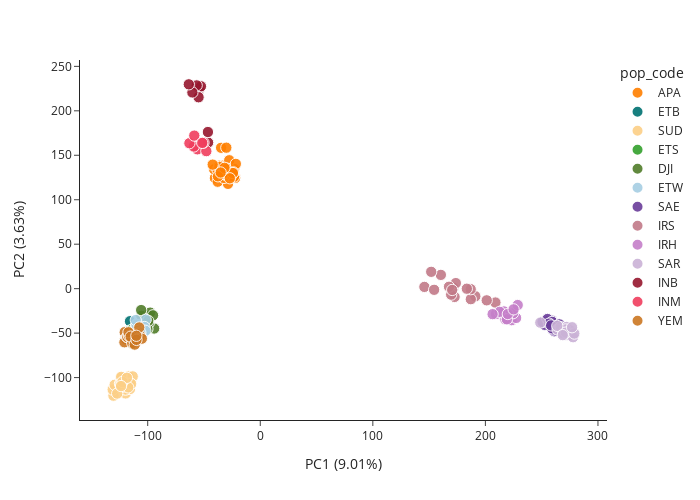

Notebook code for this chart:
### Markdown cell above
This is different, Sudan is grouping much more closely to the rest of the invasive samples. Let's examine the other two chromosomes.

### Code cell
model_sub_chr3, var_sub_chr3 = run_pca(chrom='CM023249',df_samples = df_samples, results_dir=outdir, analysis_name = '396739', sample_list=inc_sample_list, n_snps=100_000, min_minor_ac=2)
plot_coords(model_sub_chr3, 'PC1', 'PC2', 
            colour = 'pop_code', 
            palette = pop_code_cols,
            labs = {'PC1' : f'PC1 ({var_sub_chr3[0]*100:.2f}%)',
                    'PC2' : f'PC2 ({var_sub_chr3[1]*100:.2f}%)',
                    'country' : 'Country',
                    'analysis_pop' : 'Population'},)

### Figure 1 — Plotly figure (JSON) as saved in the notebook; plotly's stock layout.template omitted (floating-point values rounded to 4 significant figures; data arrays with more than 128 entries replaced by an {"elided": "..."} marker saying what was removed)
{"data": [{"customdata": {"elided": "43x3 str values"}, "hovertemplate": "<b>%{hovertext}</b><br><br>pop_code=APA<br>PC1 (9.01%)=%{x}<br>PC2 (3.63%)=%{y}<br>size=%{marker.size}<br>sample_id=%{customdata[0]}<br>location=%{customdata[1]}<br>Country=%{customdata[2]}<extra></extra>", "hovertext": ["AfNA1", "AfNA2", "AfNC4", "AfNC7", "AfND7", "AfND8", "AfNE1", "AfNE6", "AfNE7", "AfNF1", "AfNF2", "AfNG1", "AfNG8", "AfNH7", "AfNH8", "AfkB9", "AfkC4", "AfkC5", "AfkE3", "AfkE4", "AfkE5", "AfkF3", "AfkF4", "AfkF7", "AfkH3", "AfkH4", "DAsgPak035", "DAzCPak017", "DAzCPak018", "DAzCPak019", "DLakPak026", "PMJDE2", "PMJDE4", "PMJDF4", "PMJDG2", "PMJDG4", "PMJDH2", "PMJDH3", "QAzCPak030", "QAzCPak062", "QNagPak004", "QNagPak012", "QNagpak028"], "legendgroup": "APA", "marker": {"color": "#ff7f00", "opacity": 0.9, "size": [1, 1, 1, 1, 1, 1, 1, 1, 1, 1, 1, 1, 1, 1, 1, 1, 1, 1, 1, 1, 1, 1, 1, 1, 1, 1, 1, 1, 1, 1, 1, 1, 1, 1, 1, 1, 1, 1, 1, 1, 1, 1, 1], "sizemode": "area", "sizeref": 0.01562, "symbol": "circle"}, "mode": "markers", "name": "APA", "orientation": "v", "showlegend": true, "type": "scatter", "x": [-34.62, -28.67, -30.5, -24.99, -34.73, -34.16, -35.43, -23.16, -26.63, -22.54, -34.86, -22.31, -23.32, -34.64, -40.33, -37.81, -34.53, -26.38, -34.78, -33.74, -30.16, -32.35, -32.27, -27.57, -30.82, -27.74, -41.02, -37.91, -36.58, -30.06, -34.59, -36.33, -31.38, -29.6, -21.71, -33.3, -23.84, -24.29, -37.59, -27.04, -31.76, -35.18, -42.28], "xaxis": "x", "y": [131.5, 117.9, 131.8, 128.3, 132.7, 130.9, 131.2, 134.6, 134.1, 126.0, 133.9, 124.5, 125.9, 127.7, 124.4, 120.3, 134.4, 126.4, 158.4, 138.3, 158.6, 124.6, 130.1, 144.4, 128.1, 134.6, 134.3, 133.8, 138.2, 130.3, 129.4, 136.8, 131.3, 134.9, 140.3, 129.2, 130.7, 130.0, 126.3, 124.1, 135.9, 130.7, 139.5], "yaxis": "y"}, {"customdata": [["Babi_I_01", "Babile", "Ethiopia"], ["Babi_I_03", "Babile", "Ethiopia"], ["Babi_I_04", "Babile", "Ethiopia"], ["Babi_I_08", "Babile", "Ethiopia"], ["Babi_I_09", "Babile", "Ethiopia"], ["Babi_I_11", "Babile", "Ethiopia"], ["Babi_I_15", "Babile", "Ethiopia"], ["Babi_I_16", "Babile", "Ethiopia"]], "hovertemplate": "<b>%{hovertext}</b><br><br>pop_code=ETB<br>PC1 (9.01%)=%{x}<br>PC2 (3.63%)=%{y}<br>size=%{marker.size}<br>sample_id=%{customdata[0]}<br>location=%{customdata[1]}<br>Country=%{customdata[2]}<extra></extra>", "hovertext": ["Babi_I_01", "Babi_I_03", "Babi_I_04", "Babi_I_08", "Babi_I_09", "Babi_I_11", "Babi_I_15", "Babi_I_16"], "legendgroup": "ETB", "marker": {"color": "#007272", "opacity": 0.9, "size": [1, 1, 1, 1, 1, 1, 1, 1], "sizemode": "area", "sizeref": 0.01562, "symbol": "circle"}, "mode": "markers", "name": "ETB", "orientation": "v", "showlegend": true, "type": "scatter", "x": [-115.7, -102.9, -104.4, -116.5, -107.5, -117.0, -114.3, -105.3], "xaxis": "x", "y": [-36.59, -30.99, -50.0, -47.33, -48.54, -57.37, -47.94, -48.3], "yaxis": "y"}, {"customdata": [["C1aSud023", "Wafara", "Sudan"], ["C1aSud025", "Wafara", "Sudan"], ["C1aSud030", "SouthShandi", "Sudan"], ["C1aSud039", "Agaja", "Sudan"], ["C1aSud042", "AlGalaa", "Sudan"], ["C1aSud060", "AlGalaa", "Sudan"], ["C1aSud063", "AlShukria", "Sudan"], ["C1aSud068", "AlShukria", "Sudan"], ["C1aSud090", "Arkaweet", "Sudan"], ["C1aSud115", "Haiya", "Sudan"], ["C1aSud119", "Haiya", "Sudan"], ["C1aSud138", "EastElglabat", "Sudan"], ["C1aSud144", "EastElglabat", "Sudan"], ["C1aSud157", "EastElglabat", "Sudan"], ["C1aSud168", "Arkaweet", "Sudan"], ["C1aSud181", "Agaja", "Sudan"], ["C1aSud185", "PortSudan", "Sudan"], ["C1aSud202", "ElSalamaniaWest", "Sudan"], ["C1aSud207", "ElSalamaniaWest", "Sudan"], ["C1aSud220", "ElSalamaniaWest", "Sudan"], ["C1aSud222", "ElSalamaniaWest", "Sudan"], ["C1aSud231", "ElSalamaniaWest", "Sudan"], ["MuzSud234", "PortSudan", "Sudan"], ["MuzSud244", "PortSudan", "Sudan"], ["Plate1_H10", "ElSalamaniaWest", "Sudan"], ["Plate1_H12", "Haiya", "Sudan"], ["Plate2_A9", "PortSudan", "Sudan"], ["Plate2_B1", "Haiya", "Sudan"], ["Plate2_D8", "PortSudan", "Sudan"], ["Plate2_H9", "ElSalamaniaWest", "Sudan"]], "hovertemplate": "<b>%{hovertext}</b><br><br>pop_code=SUD<br>PC1 (9.01%)=%{x}<br>PC2 (3.63%)=%{y}<br>size=%{marker.size}<br>sample_id=%{customdata[0]}<br>location=%{customdata[1]}<br>Country=%{customdata[2]}<extra></extra>", "hovertext": ["C1aSud023", "C1aSud025", "C1aSud030", "C1aSud039", "C1aSud042", "C1aSud060", "C1aSud063", "C1aSud068", "C1aSud090", "C1aSud115", "C1aSud119", "C1aSud138", "C1aSud144", "C1aSud157", "C1aSud168", "C1aSud181", "C1aSud185", "C1aSud202", "C1aSud207", "C1aSud220", "C1aSud222", "C1aSud231", "MuzSud234", "MuzSud244", "Plate1_H10", "Plate1_H12", "Plate2_A9", "Plate2_B1", "Plate2_D8", "Plate2_H9"], "legendgroup": "SUD", "marker": {"color": "#fccf86", "opacity": 0.9, "size": [1, 1, 1, 1, 1, 1, 1, 1, 1, 1, 1, 1, 1, 1, 1, 1, 1, 1, 1, 1, 1, 1, 1, 1, 1, 1, 1, 1, 1, 1], "sizemode": "area", "sizeref": 0.01562, "symbol": "circle"}, "mode": "markers", "name": "SUD", "orientation": "v", "showlegend": true, "type": "scatter", "x": [-115.7, -119.6, -123.6, -130.4, -121.7, -124.0, -131.1, -121.0, -129.4, -116.9, -124.6, -119.7, -123.5, -123.4, -122.9, -123.5, -113.3, -119.4, -115.7, -119.7, -120.4, -115.6, -122.5, -114.7, -127.1, -117.3, -124.2, -122.5, -118.5, -123.7], "xaxis": "x", "y": [-110.3, -117.8, -104.8, -120.3, -111.9, -100.5, -113.5, -104.6, -108.1, -98.75, -106.7, -112.8, -108.4, -111.3, -108.1, -99.2, -98.66, -106.8, -112.9, -113.5, -109.5, -106.6, -110.3, -107.1, -118.0, -111.0, -107.7, -104.9, -100.3, -109.5], "yaxis": "y"}, {"customdata": [["Dana_I_04", "Danan", "Ethiopia"], ["Dana_I_12", "Danan", "Ethiopia"], ["Dana_I_13", "Danan", "Ethiopia"], ["Dana_I_17", "Danan", "Ethiopia"], ["Dana_I_18", "Danan", "Ethiopia"], ["Dana_I_27", "Danan", "Ethiopia"], ["Kebr_I_03", "KebriDehar", "Ethiopia"], ["Kebr_I_04", "KebriDehar", "Ethiopia"], ["Kebr_I_07", "KebriDehar", "Ethiopia"], ["Kebr_I_14", "KebriDehar", "Ethiopia"], ["Kebr_I_15", "KebriDehar", "Ethiopia"], ["Kebr_I_18", "KebriDehar", "Ethiopia"]], "hovertemplate": "<b>%{hovertext}</b><br><br>pop_code=ETS<br>PC1 (9.01%)=%{x}<br>PC2 (3.63%)=%{y}<br>size=%{marker.size}<br>sample_id=%{customdata[0]}<br>location=%{customdata[1]}<br>Country=%{customdata[2]}<extra></extra>", "hovertext": ["Dana_I_04", "Dana_I_12", "Dana_I_13", "Dana_I_17", "Dana_I_18", "Dana_I_27", "Kebr_I_03", "Kebr_I_04", "Kebr_I_07", "Kebr_I_14", "Kebr_I_15", "Kebr_I_18"], "legendgroup": "ETS", "marker": {"color": "#33a02c", "opacity": 0.9, "size": [1, 1, 1, 1, 1, 1, 1, 1, 1, 1, 1, 1], "sizemode": "area", "sizeref": 0.01562, "symbol": "circle"}, "mode": "markers", "name": "ETS", "orientation": "v", "showlegend": true, "type": "scatter", "x": [-111.2, -107.2, -113.3, -112.8, -113.5, -118.5, -111.7, -103.3, -103.7, -114.0, -108.9, -114.1], "xaxis": "x", "y": [-50.08, -52.91, -61.89, -45.83, -50.53, -54.14, -57.25, -47.94, -46.32, -49.01, -47.21, -46.31], "yaxis": "y"}, {"customdata": [["Djib_F_01", "DjiboutiCity", "Djibouti"], ["Djib_F_03", "DjiboutiCity", "Djibouti"], ["Djib_F_04", "DjiboutiCity", "Djibouti"], ["Djib_F_05", "DjiboutiCity", "Djibouti"], ["Djib_F_06", "DjiboutiCity", "Djibouti"], ["Djib_F_07", "DjiboutiCity", "Djibouti"], ["Djib_F_08", "DjiboutiCity", "Djibouti"], ["Djib_F_10", "DjiboutiCity", "Djibouti"], ["Djib_F_11", "DjiboutiCity", "Djibouti"], ["Djib_F_12", "DjiboutiCity", "Djibouti"], ["Djib_F_13", "DjiboutiCity", "Djibouti"], ["Djib_F_15", "DjiboutiCity", "Djibouti"], ["Djib_F_16", "DjiboutiCity", "Djibouti"], ["Djib_F_17", "DjiboutiCity", "Djibouti"], ["Djib_F_19", "DjiboutiCity", "Djibouti"], ["Djib_F_21", "DjiboutiCity", "Djibouti"], ["Djib_F_22", "DjiboutiCity", "Djibouti"], ["Djib_F_24", "DjiboutiCity", "Djibouti"], ["Djib_F_26", "DjiboutiCity", "Djibouti"], ["Djib_F_27", "DjiboutiCity", "Djibouti"], ["Djib_F_28", "DjiboutiCity", "Djibouti"], ["Djib_F_29", "DjiboutiCity", "Djibouti"]], "hovertemplate": "<b>%{hovertext}</b><br><br>pop_code=DJI<br>PC1 (9.01%)=%{x}<br>PC2 (3.63%)=%{y}<br>size=%{marker.size}<br>sample_id=%{customdata[0]}<br>location=%{customdata[1]}<br>Country=%{customdata[2]}<extra></extra>", "hovertext": ["Djib_F_01", "Djib_F_03", "Djib_F_04", "Djib_F_05", "Djib_F_06", "Djib_F_07", "Djib_F_08", "Djib_F_10", "Djib_F_11", "Djib_F_12", "Djib_F_13", "Djib_F_15", "Djib_F_16", "Djib_F_17", "Djib_F_19", "Djib_F_21", "Djib_F_22", "Djib_F_24", "Djib_F_26", "Djib_F_27", "Djib_F_28", "Djib_F_29"], "legendgroup": "DJI", "marker": {"color": "#507d2a", "opacity": 0.9, "size": [1, 1, 1, 1, 1, 1, 1, 1, 1, 1, 1, 1, 1, 1, 1, 1, 1, 1, 1, 1, 1, 1], "sizemode": "area", "sizeref": 0.01562, "symbol": "circle"}, "mode": "markers", "name": "DJI", "orientation": "v", "showlegend": true, "type": "scatter", "x": [-98.8, -109.4, -94.29, -97.88, -110.4, -108.8, -100.9, -102.1, -100.9, -99.73, -107.6, -107.5, -109.8, -99.06, -104.1, -105.6, -105.8, -106.5, -108.6, -95.31, -100.2, -99.54], "xaxis": "x", "y": [-30.52, -45.12, -44.83, -26.94, -42.0, -39.15, -38.65, -39.35, -45.3, -38.11, -39.91, -52.67, -41.05, -38.71, -42.71, -30.54, -24.08, -44.32, -41.44, -29.99, -45.38, -36.14], "yaxis": "y"}, {"customdata": [["Dubt_I_07", "Dubti", "Ethiopia"], ["Dubt_I_12", "Dubti", "Ethiopia"], ["Dubt_I_19", "Dubti", "Ethiopia"], ["Dubt_I_27", "Dubti", "Ethiopia"], ["Jiga_I_05", "Jiga", "Ethiopia"], ["Modj_A_07", "Modjo", "Ethiopia"], ["Modj_A_25", "Modjo", "Ethiopia"], ["Modj_A_31", "Modjo", "Ethiopia"], ["Modj_I_08", "Modjo", "Ethiopia"], ["Modj_I_29", "Modjo", "Ethiopia"]], "hovertemplate": "<b>%{hovertext}</b><br><br>pop_code=ETW<br>PC1 (9.01%)=%{x}<br>PC2 (3.63%)=%{y}<br>size=%{marker.size}<br>sample_id=%{customdata[0]}<br>location=%{customdata[1]}<br>Country=%{customdata[2]}<extra></extra>", "hovertext": ["Dubt_I_07", "Dubt_I_12", "Dubt_I_19", "Dubt_I_27", "Jiga_I_05", "Modj_A_07", "Modj_A_25", "Modj_A_31", "Modj_I_08", "Modj_I_29"], "legendgroup": "ETW", "marker": {"color": "#a6cee3", "opacity": 0.9, "size": [1, 1, 1, 1, 1, 1, 1, 1, 1, 1], "sizemode": "area", "sizeref": 0.01562, "symbol": "circle"}, "mode": "markers", "name": "ETW", "orientation": "v", "showlegend": true, "type": "scatter", "x": [-104.5, -117.2, -101.8, -102.8, -103.4, -109.9, -110.6, -102.1, -106.6, -115.9], "xaxis": "x", "y": [-43.38, -57.69, -34.83, -43.17, -47.6, -40.51, -35.32, -47.31, -49.46, -53.72], "yaxis": "y"}, {"customdata": [["E10", "AlHofuf", "SaudiArabia"], ["E12", "AlHofuf", "SaudiArabia"], ["E20", "AlHofuf", "SaudiArabia"], ["E23", "AlHofuf", "SaudiArabia"], ["E24", "AlHofuf", "SaudiArabia"], ["E27", "AlHofuf", "SaudiArabia"], ["E29", "AlHofuf", "SaudiArabia"], ["E33", "AlHofuf", "SaudiArabia"], ["E34", "AlHofuf", "SaudiArabia"], ["E39", "AlHofuf", "SaudiArabia"], ["E41", "AlHofuf", "SaudiArabia"], ["E46", "AlHofuf", "SaudiArabia"], ["E47", "AlHofuf", "SaudiArabia"], ["E8", "AlHofuf", "SaudiArabia"]], "hovertemplate": "<b>%{hovertext}</b><br><br>pop_code=SAE<br>PC1 (9.01%)=%{x}<br>PC2 (3.63%)=%{y}<br>size=%{marker.size}<br>sample_id=%{customdata[0]}<br>location=%{customdata[1]}<br>Country=%{customdata[2]}<extra></extra>", "hovertext": ["E10", "E12", "E20", "E23", "E24", "E27", "E29", "E33", "E34", "E39", "E41", "E46", "E47", "E8"], "legendgroup": "SAE", "marker": {"color": "#6a3d9a", "opacity": 0.9, "size": [1, 1, 1, 1, 1, 1, 1, 1, 1, 1, 1, 1, 1, 1], "sizemode": "area", "sizeref": 0.01562, "symbol": "circle"}, "mode": "markers", "name": "SAE", "orientation": "v", "showlegend": true, "type": "scatter", "x": [259.2, 263.3, 261.1, 259.9, 259.4, 252.5, 254.2, 250.7, 267.3, 255.1, 259.3, 265.7, 256.5, 258.4], "xaxis": "x", "y": [-35.93, -43.08, -47.9, -46.02, -44.63, -40.63, -36.82, -37.34, -44.9, -34.13, -37.37, -40.12, -39.28, -41.29], "yaxis": "y"}, {"customdata": [["I2_43_4", "Chabahar", "Iran"], ["I2_43_6", "Chabahar", "Iran"], ["I2_44_1", "Chabahar", "Iran"], ["I2_48_4", "Chabahar", "Iran"], ["I3_57_2", "Saravan", "Iran"], ["I3_58_2", "Saravan", "Iran"], ["I3_58_3", "Saravan", "Iran"], ["I3_58_5", "Saravan", "Iran"], ["I3_59_3", "Saravan", "Iran"], ["I3_60_2", "Saravan", "Iran"], ["I3_60_3", "Saravan", "Iran"], ["I3_61_3", "Saravan", "Iran"], ["I3_62_3", "Saravan", "Iran"], ["I3_64_1", "Saravan", "Iran"], ["I3_64_3", "Saravan", "Iran"], ["I3_64_5", "Saravan", "Iran"]], "hovertemplate": "<b>%{hovertext}</b><br><br>pop_code=IRS<br>PC1 (9.01%)=%{x}<br>PC2 (3.63%)=%{y}<br>size=%{marker.size}<br>sample_id=%{customdata[0]}<br>location=%{customdata[1]}<br>Country=%{customdata[2]}<extra></extra>", "hovertext": ["I2_43_4", "I2_43_6", "I2_44_1", "I2_48_4", "I3_57_2", "I3_58_2", "I3_58_3", "I3_58_5", "I3_59_3", "I3_60_2", "I3_60_3", "I3_61_3", "I3_62_3", "I3_64_1", "I3_64_3", "I3_64_5"], "legendgroup": "IRS", "marker": {"color": "#c27a88", "opacity": 0.9, "size": [1, 1, 1, 1, 1, 1, 1, 1, 1, 1, 1, 1, 1, 1, 1, 1], "sizemode": "area", "sizeref": 0.01562, "symbol": "circle"}, "mode": "markers", "name": "IRS", "orientation": "v", "showlegend": true, "type": "scatter", "x": [145.8, 154.4, 171.5, 172.6, 169.6, 208.9, 191.1, 173.8, 160.4, 167.7, 187.0, 151.9, 187.0, 201.2, 170.5, 183.5], "xaxis": "x", "y": [1.971, -1.287, 1.051, -9.292, -6.75, -15.59, -8.569, 6.255, 15.5, 2.147, -11.83, 18.93, -0.5858, -13.13, -1.459, -0.06267], "yaxis": "y"}, {"customdata": [["I4_68_2", "Bandar Abbas", "Iran"], ["I4_68_3", "Bandar Abbas", "Iran"], ["I4_68_4", "Bandar Abbas", "Iran"], ["I4_69_1", "Bandar Abbas", "Iran"], ["I4_69_10", "Bandar Abbas", "Iran"], ["I4_69_7", "Bandar Abbas", "Iran"], ["I4_69_9", "Bandar Abbas", "Iran"], ["I4_70_11", "Bandar Abbas", "Iran"], ["I4_70_3", "Bandar Abbas", "Iran"], ["I4_70_4", "Bandar Abbas", "Iran"], ["I4_70_9", "Bandar Abbas", "Iran"], ["I4_71_1", "Bandar Abbas", "Iran"], ["I4_71_2", "Bandar Abbas", "Iran"], ["I4_71_5", "Bandar Abbas", "Iran"]], "hovertemplate": "<b>%{hovertext}</b><br><br>pop_code=IRH<br>PC1 (9.01%)=%{x}<br>PC2 (3.63%)=%{y}<br>size=%{marker.size}<br>sample_id=%{customdata[0]}<br>location=%{customdata[1]}<br>Country=%{customdata[2]}<extra></extra>", "hovertext": ["I4_68_2", "I4_68_3", "I4_68_4", "I4_69_1", "I4_69_10", "I4_69_7", "I4_69_9", "I4_70_11", "I4_70_3", "I4_70_4", "I4_70_9", "I4_71_1", "I4_71_2", "I4_71_5"], "legendgroup": "IRH", "marker": {"color": "#c57fc9", "opacity": 0.9, "size": [1, 1, 1, 1, 1, 1, 1, 1, 1, 1, 1, 1, 1, 1], "sizemode": "area", "sizeref": 0.01562, "symbol": "circle"}, "mode": "markers", "name": "IRH", "orientation": "v", "showlegend": true, "type": "scatter", "x": [216.3, 211.5, 223.2, 227.3, 224.5, 209.4, 228.7, 216.5, 217.7, 219.1, 212.7, 206.4, 219.9, 225.1], "xaxis": "x", "y": [-29.15, -27.93, -35.47, -32.91, -27.63, -28.51, -18.41, -25.58, -34.49, -34.47, -26.06, -28.67, -28.53, -23.27], "yaxis": "y"}, {"customdata": [["R1", "Riyadh", "SaudiArabia"], ["R16", "Riyadh", "SaudiArabia"], ["R17", "Riyadh", "SaudiArabia"], ["R17B", "Riyadh", "SaudiArabia"], ["R17E", "Riyadh", "SaudiArabia"], ["R17F", "Riyadh", "SaudiArabia"], ["R1C", "Riyadh", "SaudiArabia"], ["R1E", "Riyadh", "SaudiArabia"], ["R20", "Riyadh", "SaudiArabia"], ["R20B", "Riyadh", "SaudiArabia"], ["R21", "Riyadh", "SaudiArabia"], ["R22", "Riyadh", "SaudiArabia"], ["R3", "Riyadh", "SaudiArabia"], ["R3D", "Riyadh", "SaudiArabia"], ["R4", "Riyadh", "SaudiArabia"], ["R5", "Riyadh", "SaudiArabia"]], "hovertemplate": "<b>%{hovertext}</b><br><br>pop_code=SAR<br>PC1 (9.01%)=%{x}<br>PC2 (3.63%)=%{y}<br>size=%{marker.size}<br>sample_id=%{customdata[0]}<br>location=%{customdata[1]}<br>Country=%{customdata[2]}<extra></extra>", "hovertext": ["R1", "R16", "R17", "R17B", "R17E", "R17F", "R1C", "R1E", "R20", "R20B", "R21", "R22", "R3", "R3D", "R4", "R5"], "legendgroup": "SAR", "marker": {"color": "#cab2d6", "opacity": 0.9, "size": [1, 1, 1, 1, 1, 1, 1, 1, 1, 1, 1, 1, 1, 1, 1, 1], "sizemode": "area", "sizeref": 0.01562, "symbol": "circle"}, "mode": "markers", "name": "SAR", "orientation": "v", "showlegend": true, "type": "scatter", "x": [272.3, 276.6, 264.2, 274.9, 266.7, 272.3, 269.3, 275.2, 271.1, 277.9, 263.9, 271.6, 248.8, 279.0, 277.0, 268.7], "xaxis": "x", "y": [-51.81, -50.37, -46.03, -52.5, -43.21, -43.04, -50.38, -46.86, -45.87, -54.62, -41.85, -49.4, -38.2, -50.5, -43.38, -52.26], "yaxis": "y"}, {"customdata": [["SRR15257906", "Bangalore", "India"], ["SRR15257908", "Bangalore", "India"], ["SRR15257909", "Bangalore", "India"], ["SRR15257910", "Bangalore", "India"], ["SRR15257912", "Bangalore", "India"], ["SRR15257913", "Bangalore", "India"], ["SRR15257914", "Bangalore", "India"], ["SRR15257915", "Bangalore", "India"]], "hovertemplate": "<b>%{hovertext}</b><br><br>pop_code=INB<br>PC1 (9.01%)=%{x}<br>PC2 (3.63%)=%{y}<br>size=%{marker.size}<br>sample_id=%{customdata[0]}<br>location=%{customdata[1]}<br>Country=%{customdata[2]}<extra></extra>", "hovertext": ["SRR15257906", "SRR15257908", "SRR15257909", "SRR15257910", "SRR15257912", "SRR15257913", "SRR15257914", "SRR15257915"], "legendgroup": "INB", "marker": {"color": "#96172e", "opacity": 0.9, "size": [1, 1, 1, 1, 1, 1, 1, 1], "sizemode": "area", "sizeref": 0.01562, "symbol": "circle"}, "mode": "markers", "name": "INB", "orientation": "v", "showlegend": true, "type": "scatter", "x": [-54.14, -52.69, -54.82, -56.49, -60.29, -63.47, -46.37, -46.51], "xaxis": "x", "y": [225.2, 227.6, 215.3, 228.6, 220.7, 229.8, 164.3, 176.2], "yaxis": "y"}, {"customdata": [["SRR15293886", "Mangalore", "India"], ["SRR15293887", "Mangalore", "India"], ["SRR15293888", "Mangalore", "India"], ["SRR15293889", "Mangalore", "India"], ["SRR15293892", "Mangalore", "India"], ["SRR15293893", "Mangalore", "India"], ["SRR15293894", "Mangalore", "India"]], "hovertemplate": "<b>%{hovertext}</b><br><br>pop_code=INM<br>PC1 (9.01%)=%{x}<br>PC2 (3.63%)=%{y}<br>size=%{marker.size}<br>sample_id=%{customdata[0]}<br>location=%{customdata[1]}<br>Country=%{customdata[2]}<extra></extra>", "hovertext": ["SRR15293886", "SRR15293887", "SRR15293888", "SRR15293889", "SRR15293892", "SRR15293893", "SRR15293894"], "legendgroup": "INM", "marker": {"color": "#f03e5e", "opacity": 0.9, "size": [1, 1, 1, 1, 1, 1, 1], "sizemode": "area", "sizeref": 0.01562, "symbol": "circle"}, "mode": "markers", "name": "INM", "orientation": "v", "showlegend": true, "type": "scatter", "x": [-55.85, -59.1, -62.97, -58.61, -47.91, -50.44, -51.56], "xaxis": "x", "y": [156.7, 159.9, 163.6, 172.1, 154.7, 164.2, 163.9], "yaxis": "y"}, {"customdata": [["Yem001", "AdenCity", "Yemen"], ["Yem002", "AdenCity", "Yemen"], ["Yem006", "AdenCity", "Yemen"], ["Yem008", "AdenCity", "Yemen"], ["Yem011", "AdenCity", "Yemen"], ["Yem012", "AdenCity", "Yemen"], ["Yeme_A_01", "AdenCity", "Yemen"], ["Yeme_A_02", "AdenCity", "Yemen"], ["Yeme_A_03", "AdenCity", "Yemen"], ["Yeme_A_04", "AdenCity", "Yemen"], ["Yeme_A_05", "AdenCity", "Yemen"], ["Yeme_A_06", "AdenCity", "Yemen"], ["Yeme_A_08", "AdenCity", "Yemen"], ["Yeme_A_09", "AdenCity", "Yemen"], ["Yeme_A_10", "AdenCity", "Yemen"], ["Yeme_A_11", "AdenCity", "Yemen"], ["Yeme_A_12", "AdenCity", "Yemen"], ["Yeme_A_13", "AdenCity", "Yemen"], ["Yeme_A_14", "AdenCity", "Yemen"], ["Yeme_A_15", "AdenCity", "Yemen"], ["Yeme_A_17", "AdenCity", "Yemen"], ["Yeme_A_19", "AdenCity", "Yemen"]], "hovertemplate": "<b>%{hovertext}</b><br><br>pop_code=YEM<br>PC1 (9.01%)=%{x}<br>PC2 (3.63%)=%{y}<br>size=%{marker.size}<br>sample_id=%{customdata[0]}<br>location=%{customdata[1]}<br>Country=%{customdata[2]}<extra></extra>", "hovertext": ["Yem001", "Yem002", "Yem006", "Yem008", "Yem011", "Yem012", "Yeme_A_01", "Yeme_A_02", "Yeme_A_03", "Yeme_A_04", "Yeme_A_05", "Yeme_A_06", "Yeme_A_08", "Yeme_A_09", "Yeme_A_10", "Yeme_A_11", "Yeme_A_12", "Yeme_A_13", "Yeme_A_14", "Yeme_A_15", "Yeme_A_17", "Yeme_A_19"], "legendgroup": "YEM", "marker": {"color": "#CC7722", "opacity": 0.9, "size": [1, 1, 1, 1, 1, 1, 1, 1, 1, 1, 1, 1, 1, 1, 1, 1, 1, 1, 1, 1, 1, 1], "sizemode": "area", "sizeref": 0.01562, "symbol": "circle"}, "mode": "markers", "name": "YEM", "orientation": "v", "showlegend": true, "type": "scatter", "x": [-109.6, -117.3, -119.2, -106.4, -109.7, -120.4, -120.7, -110.2, -118.4, -118.1, -111.9, -111.1, -113.7, -116.7, -107.8, -117.1, -115.2, -111.5, -105.2, -107.5, -110.0, -110.1], "xaxis": "x", "y": [-57.45, -49.65, -56.98, -53.27, -50.81, -48.95, -60.3, -59.02, -54.29, -54.41, -52.46, -58.42, -61.07, -53.06, -56.31, -49.0, -54.0, -62.91, -56.26, -43.62, -57.59, -52.97], "yaxis": "y"}], "layout": {"height": 500, "legend": {"itemsizing": "constant", "title": {"text": "pop_code"}, "tracegroupgap": 0}, "margin": {"t": 60}, "width": 700, "xaxis": {"anchor": "y", "domain": [0, 1], "title": {"text": "PC1 (9.01%)"}}, "yaxis": {"anchor": "x", "domain": [0, 1], "title": {"text": "PC2 (3.63%)"}}}}
